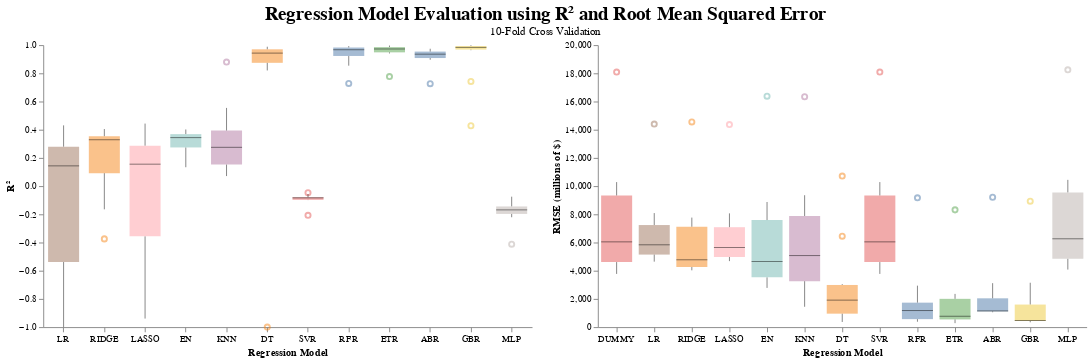

The notebook cell this image was saved under:
### Code cell
full_chart3 = (rev_chart3 | rev_chart2 ).properties(
    title=alt.TitleParams('Regression Model Evaluation using R² and Root Mean Squared Error', subtitle='10-Fold Cross Validation', fontSize = 20, anchor='middle'))
full_chart3.configure_view(stroke=None)

### Figure 1 — Vega-Lite specification as saved in the notebook (floating-point values rounded to 4 significant figures; data arrays with more than 128 entries replaced by an {"elided": "..."} marker saying what was removed)
{"config": {"view": {"continuousWidth": 300, "continuousHeight": 300, "stroke": null}}, "hconcat": [{"data": {"name": "data-1b3f6b1b9da768118edfdf64bfb8647d"}, "mark": {"type": "boxplot", "median": {"color": "black", "strokeWidth": 3}, "opacity": 0.5, "size": 33}, "encoding": {"color": {"field": "model", "legend": null, "type": "nominal"}, "x": {"axis": {"grid": false, "labelAngle": 0}, "field": "model", "sort": ["DUMMY", "LR", "RIDGE", "LASSO", "EN", "KNN", "DT", "SVR", "RFR", "ETR", "ABR", "GBR", "MLP"], "title": "Regression Model", "type": "nominal"}, "y": {"axis": {"grid": false}, "field": "R2", "scale": {"clamp": true, "domain": [-1, 1], "nice": false}, "title": "R²", "type": "quantitative"}}, "height": 300, "title": "", "width": 520}, {"data": {"name": "data-b9e731532e1be96eaa2047bd986aa183"}, "mark": {"type": "boxplot", "median": {"color": "black", "strokeWidth": 3}, "opacity": 0.5, "size": 33}, "encoding": {"color": {"field": "model", "legend": null, "type": "nominal"}, "x": {"axis": {"grid": false, "labelAngle": 0}, "field": "model", "sort": ["DUMMY", "LR", "RIDGE", "LASSO", "EN", "KNN", "DT", "SVR", "RFR", "ETR", "ABR", "GBR", "MLP"], "title": "Regression Model", "type": "nominal"}, "y": {"axis": {"grid": false}, "field": "rmse", "title": "RMSE (millions of $)", "type": "quantitative"}}, "height": 300, "title": "", "width": 520}], "title": {"text": "Regression Model Evaluation using R² and Root Mean Squared Error", "anchor": "middle", "fontSize": 20, "subtitle": "10-Fold Cross Validation"}, "$schema": "https://vega.github.io/schema/vega-lite/v5.20.1.json", "datasets": {"data-1b3f6b1b9da768118edfdf64bfb8647d": [{"model": "LR", "R2": -1.478}, {"model": "LR", "R2": 0.05214}, {"model": "LR", "R2": 0.2137}, {"model": "LR", "R2": 0.3015}, {"model": "LR", "R2": 0.3306}, {"model": "LR", "R2": -0.827}, {"model": "LR", "R2": 0.4309}, {"model": "LR", "R2": 0.1597}, {"model": "LR", "R2": -0.7352}, {"model": "LR", "R2": 0.1275}, {"model": "RIDGE", "R2": -0.1646}, {"model": "RIDGE", "R2": 0.2602}, {"model": "RIDGE", "R2": 0.3854}, {"model": "RIDGE", "R2": 0.3556}, {"model": "RIDGE", "R2": 0.3165}, {"model": "RIDGE", "R2": -0.3742}, {"model": "RIDGE", "R2": 0.4048}, {"model": "RIDGE", "R2": 0.3481}, {"model": "RIDGE", "R2": 0.03591}, {"model": "RIDGE", "R2": 0.3412}, {"model": "LASSO", "R2": -0.9393}, {"model": "LASSO", "R2": 0.08932}, {"model": "LASSO", "R2": 0.231}, {"model": "LASSO", "R2": 0.305}, {"model": "LASSO", "R2": 0.3337}, {"model": "LASSO", "R2": -0.8561}, {"model": "LASSO", "R2": 0.4435}, {"model": "LASSO", "R2": 0.1458}, {"model": "LASSO", "R2": -0.5045}, {"model": "LASSO", "R2": 0.1657}, {"model": "EN", "R2": 0.3785}, {"model": "EN", "R2": 0.3731}, {"model": "EN", "R2": 0.3429}, {"model": "EN", "R2": 0.2588}, {"model": "EN", "R2": 0.1339}, {"model": "EN", "R2": 0.3448}, {"model": "EN", "R2": 0.2209}, {"model": "EN", "R2": 0.3204}, {"model": "EN", "R2": 0.3555}, {"model": "EN", "R2": 0.4017}, {"model": "KNN", "R2": 0.5546}, {"model": "KNN", "R2": 0.0713}, {"model": "KNN", "R2": 0.3094}, {"model": "KNN", "R2": 0.197}, {"model": "KNN", "R2": 0.1384}, {"model": "KNN", "R2": 0.2413}, {"model": "KNN", "R2": 0.1344}, {"model": "KNN", "R2": 0.3325}, {"model": "KNN", "R2": 0.8798}, {"model": "KNN", "R2": 0.4142}, {"model": "DT", "R2": 0.9828}, {"model": "DT", "R2": 0.9677}, {"model": "DT", "R2": 0.8203}, {"model": "DT", "R2": 0.9007}, {"model": "DT", "R2": 0.8658}, {"model": "DT", "R2": 0.9887}, {"model": "DT", "R2": 0.9248}, {"model": "DT", "R2": 0.9712}, {"model": "DT", "R2": -5.621}, {"model": "DT", "R2": 0.9621}, {"model": "SVR", "R2": -0.08231}, {"model": "SVR", "R2": -0.07884}, {"model": "SVR", "R2": -0.099}, {"model": "SVR", "R2": -0.09574}, {"model": "SVR", "R2": -0.05602}, {"model": "SVR", "R2": -0.2069}, {"model": "SVR", "R2": -0.04657}, {"model": "SVR", "R2": -0.07988}, {"model": "SVR", "R2": -0.09731}, {"model": "SVR", "R2": -0.08387}, {"model": "RFR", "R2": 0.9906}, {"model": "RFR", "R2": 0.9491}, {"model": "RFR", "R2": 0.9682}, {"model": "RFR", "R2": 0.966}, {"model": "RFR", "R2": 0.7285}, {"model": "RFR", "R2": 0.9845}, {"model": "RFR", "R2": 0.9144}, {"model": "RFR", "R2": 0.9788}, {"model": "RFR", "R2": 0.8542}, {"model": "RFR", "R2": 0.9929}, {"model": "ETR", "R2": 0.9843}, {"model": "ETR", "R2": 0.9971}, {"model": "ETR", "R2": 0.97}, {"model": "ETR", "R2": 0.9407}, {"model": "ETR", "R2": 0.7768}, {"model": "ETR", "R2": 0.9753}, {"model": "ETR", "R2": 0.9481}, {"model": "ETR", "R2": 0.9921}, {"model": "ETR", "R2": 0.951}, {"model": "ETR", "R2": 0.9862}, {"model": "ABR", "R2": 0.9161}, {"model": "ABR", "R2": 0.954}, {"model": "ABR", "R2": 0.9743}, {"model": "ABR", "R2": 0.8962}, {"model": "ABR", "R2": 0.7262}, {"model": "ABR", "R2": 0.9058}, {"model": "ABR", "R2": 0.9488}, {"model": "ABR", "R2": 0.9548}, {"model": "ABR", "R2": 0.9231}, {"model": "ABR", "R2": 0.9541}, {"model": "GBR", "R2": 0.9841}, {"model": "GBR", "R2": 0.9936}, {"model": "GBR", "R2": 0.9822}, {"model": "GBR", "R2": 0.9639}, {"model": "GBR", "R2": 0.7426}, {"model": "GBR", "R2": 0.9839}, {"model": "GBR", "R2": 0.9989}, {"model": "GBR", "R2": 0.9951}, {"model": "GBR", "R2": 0.4282}, {"model": "GBR", "R2": 0.9931}, {"model": "MLP", "R2": -0.2051}, {"model": "MLP", "R2": -0.1666}, {"model": "MLP", "R2": -0.1705}, {"model": "MLP", "R2": -0.142}, {"model": "MLP", "R2": -0.07492}, {"model": "MLP", "R2": -0.412}, {"model": "MLP", "R2": -0.07918}, {"model": "MLP", "R2": -0.1508}, {"model": "MLP", "R2": -0.2208}, {"model": "MLP", "R2": -0.1733}], "data-b9e731532e1be96eaa2047bd986aa183": {"elided": "130 records"}}}
